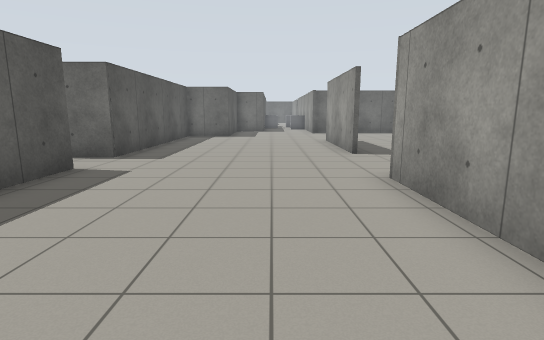
view 1 (above)

24 first-person views from a walk through a world built for the Gazebo simulator. The camera is 1.2 m above the floor, tilts 10° down and sees 80° across. The floor is counted in squares, 1 m on a side. Each view is taken from the middle of a square. On the plan, view 1 faces up. The plan holds only what a view shows up to about 13 squares ahead; the rest is blank. The place goes on beyond the plan.

view 2
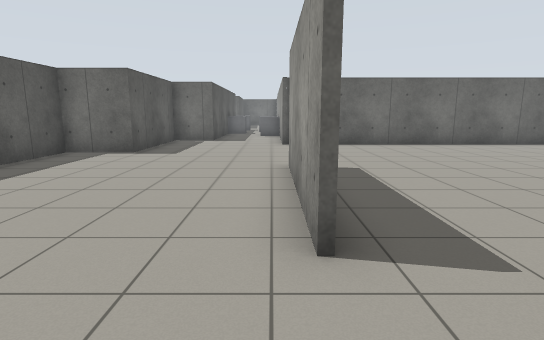

view 3
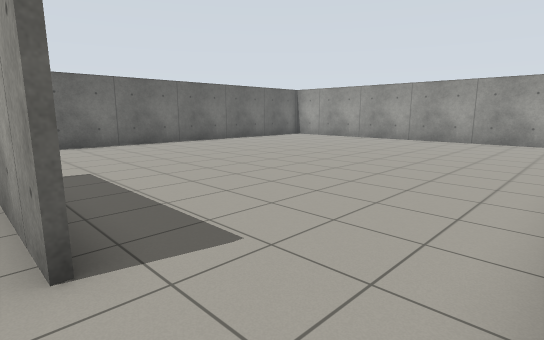

view 4
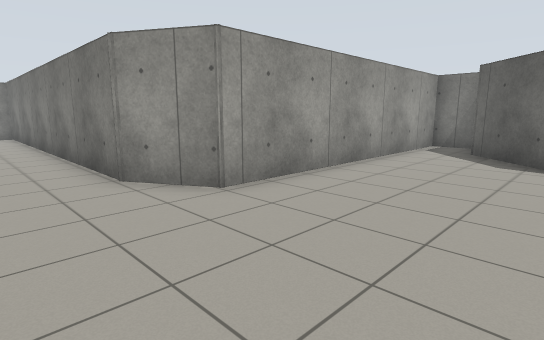

view 5
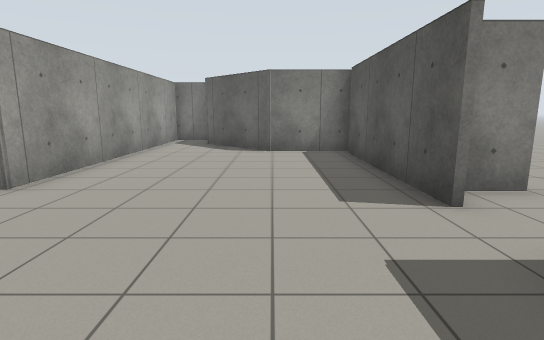

view 6
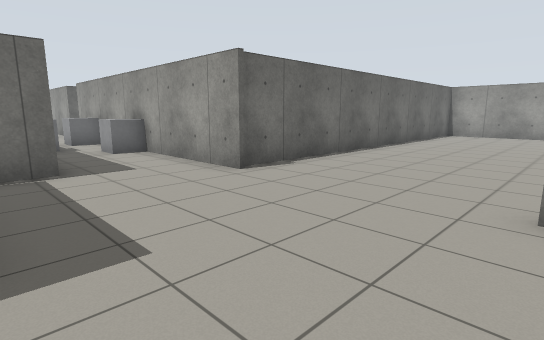

view 7
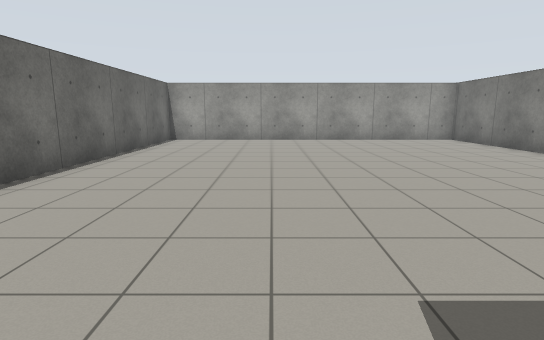

view 8
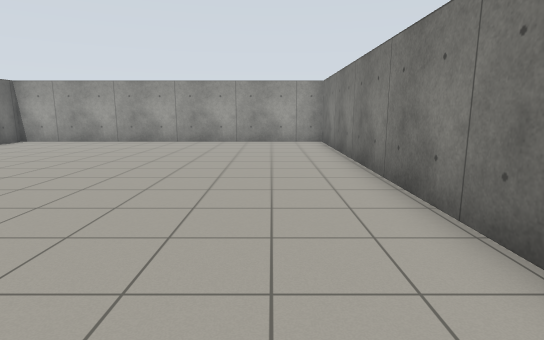

view 9
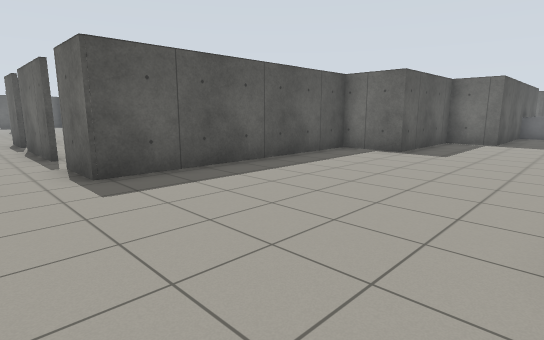

view 10
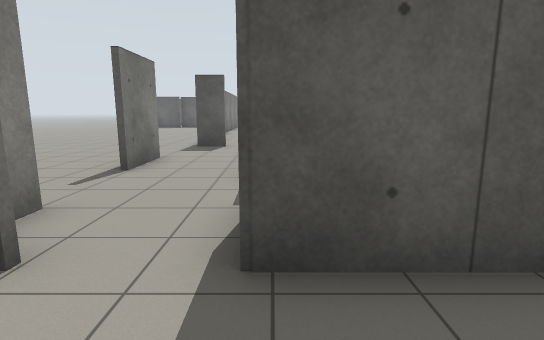

view 11
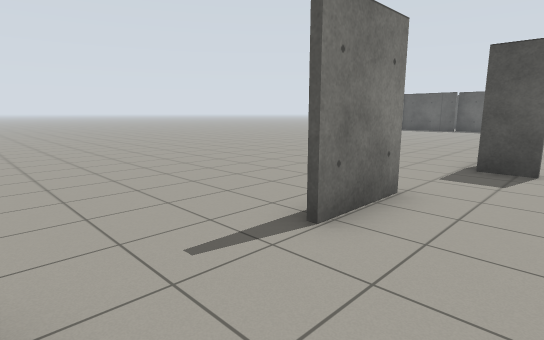

view 12
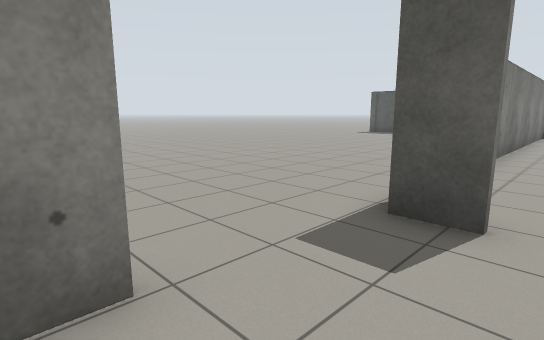

view 13
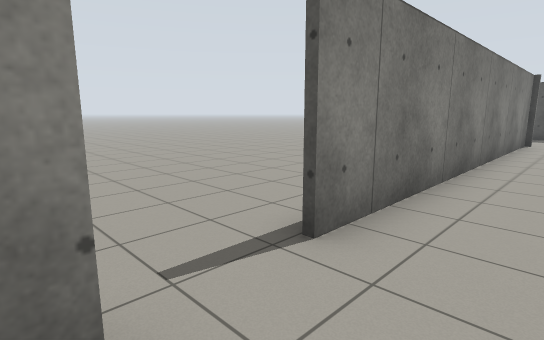

view 14
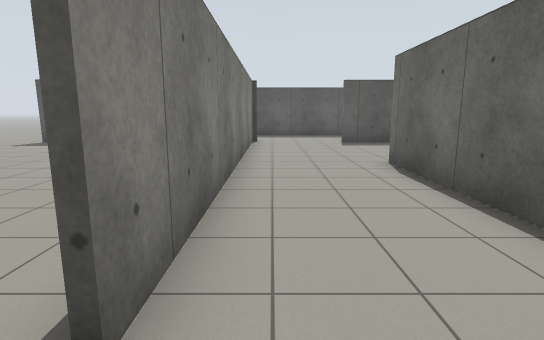

view 15
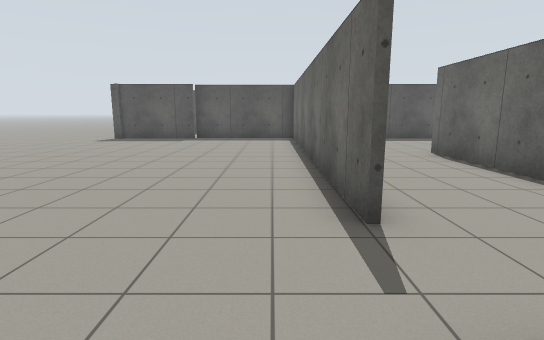

view 16
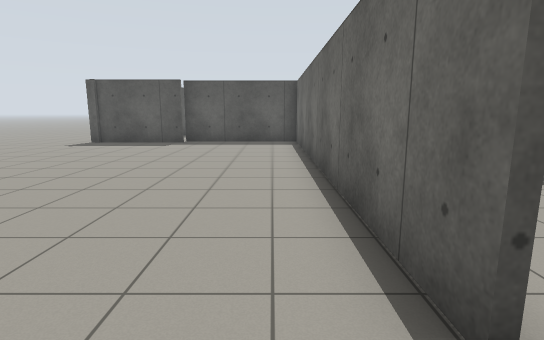

view 17
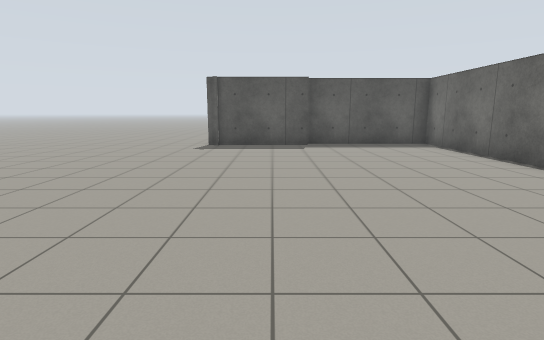

view 18
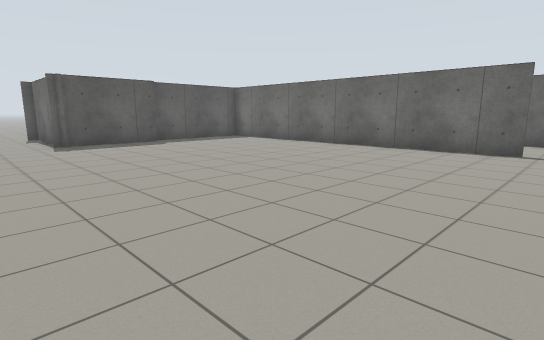

view 19
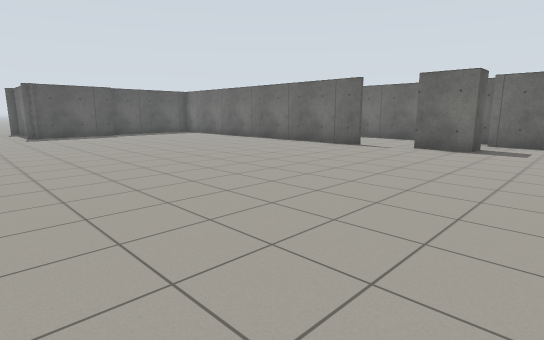

view 20
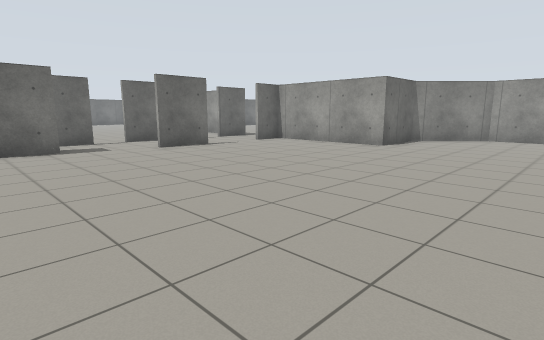

view 21
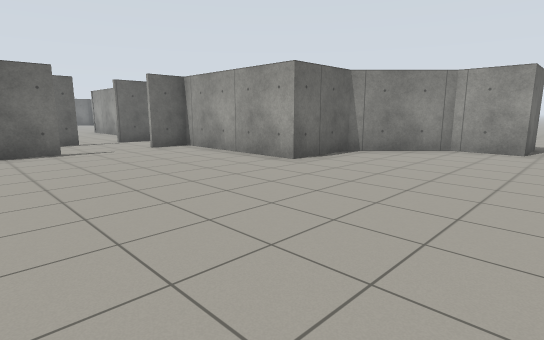

view 22
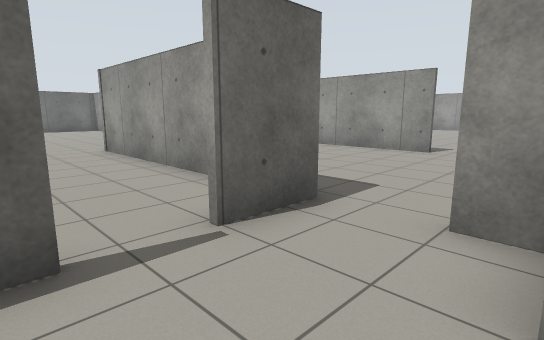

view 23
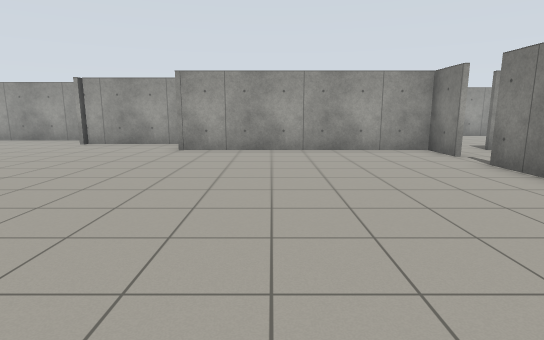

view 24
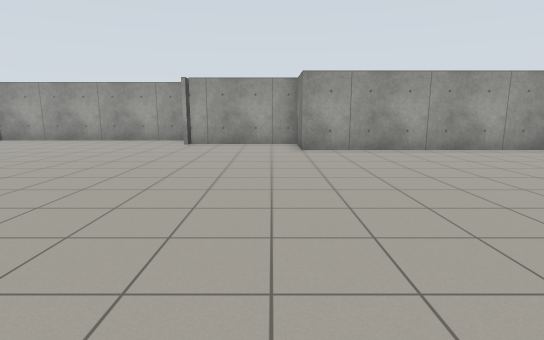

### Floor plan
Points are (right, up) in squares from view 1. A wall is a line through its corners. A room is listed if a view was taken in it or the views show most of it. See-through windows are left out.
Room 1 (views 1, 2, 3, 4, 5, 6, 7, 8, 9, 10)
walls: (2.4, 9.5) (2.4, 14.4); (-2.2, 21.2) (-2.2, 16.9) (-4.3, 16.9) (-4.3, 8.8); (-4.3, 7) (-4.3, 1.1); (-0.6, 23.3) (-0.6, 21.2) (-2.6, 21.2); (2.4, 25.4) (2.4, 27.5); (16.4, 19.6) (2.4, 19.6) (2.4, 23.5); (-4.5, 0.7) (-1.9, 0.7) (0.6, -1.8); (2.2, -3.5) (2.2, 5.9) (3.9, 6.9) (16.3, 6.9)
ways out: opening at (-4.5, 7.5) to room 2
objects: other object (0, 26) to (0, 27); grey box (1, 28) to (2, 28); grey box (2, 24) to (2, 25)
Room 2 (views 11, 12, 15, 16, 17, 18, 19, 20, 21, 22)
walls: (-17.4, 6) (-29.7, 6); (-13.7, 7.4) (-13.7, 6.3) (-15.5, 6.3); (-10.8, 6) (-8.6, 6); (-8.6, 5.8) (-10.8, 5.8); (-12, 8.8) (-13.7, 8.8); (-6, 6.2) (-5, 6.2); (-7.5, 8.8) (-10.7, 8.8); (-4.5, 6.1) (-4.5, 7); (-29.3, 1.4) (-29.3, -2.5); (-4.3, 8.8) (-6.1, 8.8); (-30.6, -2.1) (-31.9, -2.1); (-29.7, 6.4) (-29.7, 1.4); (0.4, -3.6) (0.4, -1.7) (-2, 0.6) (-4.5, 0.6) (-4.5, 6) (-6, 6)
ways out: opening at (-4.5, 7.5) to room 1; opening at (-16.5, 6) to room 3; opening at (-14, 8) to room 3; opening at (-11, 9) to room 3; opening at (-7, 9) to room 3; gap at (-12, 9) to room 3; opening at (-0.5, -4.5)
Room 3 (views 13, 14, 23, 24)
walls: (-17.2, 9.9) (-23.9, 9.9); (-15.5, 6.5) (-15, 6.5); (-9.1, 8.9) (-7.5, 8.9); (-6.1, 8.9) (-4.5, 8.9) (-4.5, 17) (-2.4, 17) (-2.4, 21.1); (-29.7, 6.2) (-17.4, 6.2)
ways out: opening at (-16.5, 6) to room 2; opening at (-14, 8) to room 2; opening at (-11, 9) to room 2; opening at (-7, 9) to room 2; gap at (-12, 9) to room 2

Positions as (right, up) in squares from view 1, and headings:
1: (0, 0), facing up
2: (2, 7), facing up
3: (2, 7), facing up-right
4: (-2, 9), facing down-right
5: (-2, 11), facing down
6: (-2, 14), facing up-right
7: (2, 15), facing right
8: (3, 9), facing right
9: (2, 7), facing up-left
10: (-2, 9), facing left
11: (-6, 8), facing down-left
12: (-10, 8), facing down-left
13: (-15, 8), facing down-left
14: (-16, 7), facing left
15: (-14, 5), facing left
16: (-16, 5), facing left
17: (-17, 0), facing left
18: (-16, -5), facing up-left
19: (-11, -5), facing up-left
20: (-16, -5), facing up-right
21: (-11, -5), facing up-right
22: (-8, 6), facing up-right
23: (-15, 14), facing right
24: (-15, 18), facing right
